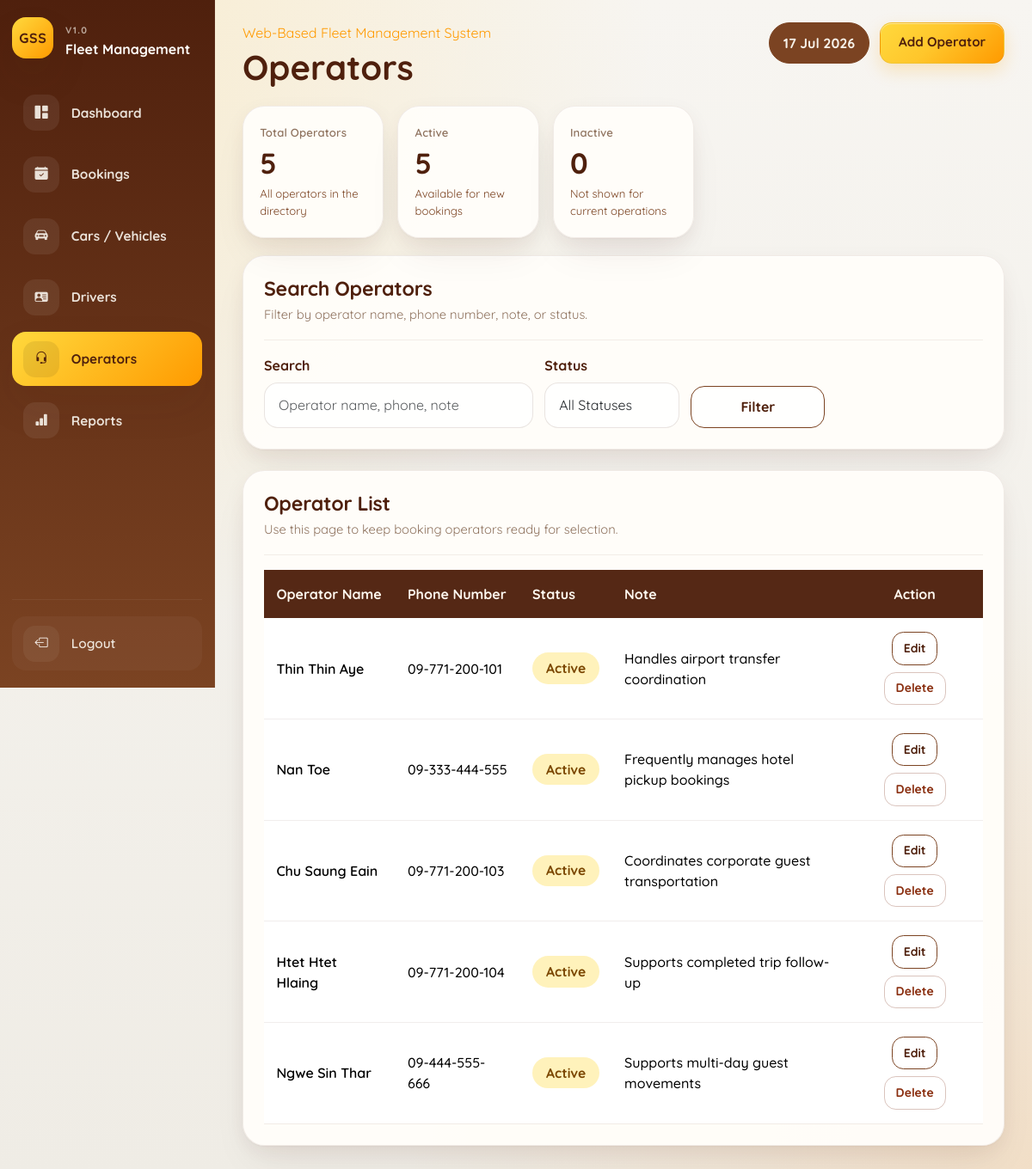
Screenshot of /operators.php (signed in) with the database file from the repository.
### tables this page shows
CREATE TABLE operators (

    id INT UNSIGNED AUTO_INCREMENT PRIMARY KEY,

    full_name VARCHAR(150) NOT NULL UNIQUE,

    phone_number VARCHAR(30) NULL,

    operator_status ENUM(
        'Active',
        'Inactive'
    ) NOT NULL DEFAULT 'Active',

    note TEXT NULL,

    created_at TIMESTAMP DEFAULT CURRENT_TIMESTAMP,

    updated_at TIMESTAMP DEFAULT CURRENT_TIMESTAMP
    ON UPDATE CURRENT_TIMESTAMP

);

### includes/helpers.php (called while the page is built, shortened)
<?php
function e(?string $value): string
{
    return htmlspecialchars((string) $value, ENT_QUOTES, 'UTF-8');
}
function operator_status_class(string $status): string
{
    return match (strtolower($status)) {
        'active' => 'resource-available',
        default => 'resource-inactive',
    };
}

### operators.php (the view, shortened to what this page needs)
<?php
require_once __DIR__ . '/includes/bootstrap.php';
$pageActions = '<a class="btn btn-accent" href="operator-create.php">Add Operator</a>';
$filters = [
    'search' => trim((string) ($_GET['search'] ?? '')),
    'status' => trim((string) ($_GET['status'] ?? '')),
];
$operators = [];
$stats = [
    'total' => 0,
    'active' => 0,
    'inactive' => 0,
];
if ($db instanceof mysqli) {
    $sql = 'SELECT id, full_name, phone_number, operator_status, note FROM operators';
  $sql .= ' ORDER BY updated_at DESC, created_at DESC';
    $statement = $db->prepare($sql);
    if ($statement instanceof mysqli_stmt) {
        $statement->execute();
        $result = $statement->get_result();
        while ($row = $result->fetch_assoc()) {
            $operators[] = $row;
        }
    }
    $statsResult = $db->query(
        "SELECT
            COUNT(*) AS total,
            SUM(operator_status = 'Active') AS active,
            SUM(operator_status = 'Inactive') AS inactive
         FROM operators"
    );
    if ($statsResult instanceof mysqli_result) {
        $stats = array_merge($stats, $statsResult->fetch_assoc() ?: []);
    }
}
require __DIR__ . '/includes/header.php';
?>
<section class="overview-grid">
    <div class="card-shell overview-card">
        <span>Total Operators</span>
        <strong><?= e((string) ($stats['total'] ?? 0)) ?></strong>
        <small>All operators in the directory</small>
    </div>
    <div class="card-shell overview-card">
        <span>Active</span>
        <strong><?= e((string) ($stats['active'] ?? 0)) ?></strong>
        <small>Available for new bookings</small>
    </div>
    <div class="card-shell overview-card">
        <span>Inactive</span>
        <strong><?= e((string) ($stats['inactive'] ?? 0)) ?></strong>
        <small>Not shown for current operations</small>
    </div>
</section>
<section class="card-shell section-card mb-4">
    <div class="section-title">
        <div>
            <h2>Search Operators</h2>
            <p>Filter by operator name, phone number, note, or status.</p>
        </div>
    </div>
    <form method="get" class="filter-grid">
        <div>
            <label for="search" class="form-label">Search</label>
            <input type="text" class="form-control" id="search" name="search" value="<?= e($filters['search']) ?>" placeholder="Operator name, phone, note">
        </div>
        <div>
            <label for="status" class="form-label">Status</label>
            <select class="form-select" id="status" name="status">
                <option value="">All Statuses</option>
            </select>
        </div>
        <div class="d-grid align-self-end">
            <button type="submit" class="btn btn-shell">Filter</button>
        </div>
    </form>
</section>
<section class="card-shell section-card">
    <div class="section-title">
        <div>
            <h2>Operator List</h2>
            <p>Use this page to keep booking operators ready for selection.</p>
        </div>
    </div>
    <div class="table-responsive">
        <table class="table data-table">
            <thead>
                <tr>
                    <th>Operator Name</th>
                    <th>Phone Number</th>
                    <th>Status</th>
                    <th>Note</th>
                    <th class="text-center">Action</th>
                </tr>
            </thead>
            <tbody>
                <?php if ($operators === []): ?>
                    <tr>
                        <td colspan="5" class="text-center py-5 text-muted-soft">No operators found.</td>
                    </tr>
                <?php else: ?>
                    <?php foreach ($operators as $operator): ?>
                        <tr>
                            <td class="fw-semibold"><?= e($operator['full_name']) ?></td>
                            <td><?= e($operator['phone_number'] ?: '-') ?></td>
                            <td><span class="resource-pill <?= e(operator_status_class($operator['operator_status'])) ?>"><?= e($operator['operator_status']) ?></span></td>
                            <td class="note-cell"><?= e($operator['note'] ?: '-') ?></td>
                            <td class="text-center">
                                <div class="d-flex justify-content-center gap-2 flex-wrap">
                                    <a class="btn btn-sm btn-shell" href="operator-edit.php?id=<?= e((string) $operator['id']) ?>">Edit</a>
                                    <form method="post" action="operator-delete.php?id=<?= e((string) $operator['id']) ?>" onsubmit="return confirm('Delete this operator?');">
                                        <button type="submit" class="btn btn-sm btn-outline-danger">Delete</button>
                                    </form>
                                </div>
                            </td>
                        </tr>
                    <?php endforeach; ?>
                <?php endif; ?>
            </tbody>
        </table>
    </div>
</section>
<?php require __DIR__ . '/includes/footer.php'; ?>

### assets/css/sidebar.css (style rules this page uses)
body { overflow-x: hidden; scrollbar-gutter: stable; }

### rows the page displays
operators: full_name "Thin Thin Aye", phone_number "09-771-200-101", operator_status "Active", note "Handles airport transfer coordination"
operators: full_name "Nan Toe", phone_number "09-333-444-555", operator_status "Active", note "Frequently manages hotel pickup bookings"
operators: full_name "Chu Saung Eain", phone_number "09-771-200-103", operator_status "Active", note "Coordinates corporate guest transportation"
operators: full_name "Htet Htet Hlaing", phone_number "09-771-200-104", operator_status "Active", note "Supports completed trip follow-up"
operators: full_name "Ngwe Sin Thar", phone_number "09-444-555-666", operator_status "Active", note "Supports multi-day guest movements"

### other values shown
$sidebarBrandMark "GSS"
$sidebarKicker "V1.0"
$sidebarTitle "Fleet Management"
$item['label'] "Dashboard"
$item['label'] "Bookings"
$item['label'] "Cars / Vehicles"
$item['label'] "Drivers"
$item['label'] "Operators"
$item['label'] "Reports"
$pageKicker "Web-Based Fleet Management System"
$pageTitle "Operators"
$stats['total'] "5"
$stats['active'] "5"
$stats['inactive'] "0"
